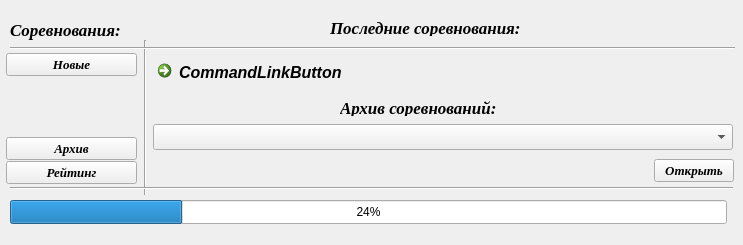
<?xml version="1.0" encoding="UTF-8"?>
<ui version="4.0">
 <class>Form</class>
 <widget class="QWidget" name="Form">
  <property name="geometry">
   <rect>
    <x>0</x>
    <y>0</y>
    <width>743</width>
    <height>245</height>
   </rect>
  </property>
  <property name="windowTitle">
   <string>Form</string>
  </property>
  <property name="autoFillBackground">
   <bool>false</bool>
  </property>
  <widget class="QCommandLinkButton" name="LinkButton">
   <property name="geometry">
    <rect>
     <x>150</x>
     <y>53</y>
     <width>591</width>
     <height>31</height>
    </rect>
   </property>
   <property name="font">
    <font>
     <family>Segoe UI</family>
     <pointsize>12</pointsize>
     <italic>true</italic>
     <strikeout>false</strikeout>
    </font>
   </property>
   <property name="text">
    <string>CommandLinkButton</string>
   </property>
  </widget>
  <widget class="QComboBox" name="comboBox">
   <property name="geometry">
    <rect>
     <x>153</x>
     <y>124</y>
     <width>580</width>
     <height>26</height>
    </rect>
   </property>
   <property name="font">
    <font>
     <family>Times New Roman</family>
     <pointsize>12</pointsize>
     <italic>true</italic>
    </font>
   </property>
   <property name="insertPolicy">
    <enum>QComboBox::InsertAtBottom</enum>
   </property>
   <property name="sizeAdjustPolicy">
    <enum>QComboBox::AdjustToMinimumContentsLengthWithIcon</enum>
   </property>
   <property name="iconSize">
    <size>
     <width>20</width>
     <height>20</height>
    </size>
   </property>
   <property name="modelColumn">
    <number>0</number>
   </property>
  </widget>
  <widget class="QLabel" name="label">
   <property name="geometry">
    <rect>
     <x>330</x>
     <y>20</y>
     <width>321</width>
     <height>16</height>
    </rect>
   </property>
   <property name="font">
    <font>
     <family>Times New Roman</family>
     <pointsize>13</pointsize>
     <weight>75</weight>
     <italic>true</italic>
     <bold>true</bold>
    </font>
   </property>
   <property name="text">
    <string>Последние соревнования:</string>
   </property>
  </widget>
  <widget class="QLabel" name="label_2">
   <property name="geometry">
    <rect>
     <x>340</x>
     <y>100</y>
     <width>291</width>
     <height>16</height>
    </rect>
   </property>
   <property name="font">
    <font>
     <family>Times New Roman</family>
     <pointsize>13</pointsize>
     <weight>75</weight>
     <italic>true</italic>
     <bold>true</bold>
    </font>
   </property>
   <property name="text">
    <string>Архив соревнований:</string>
   </property>
  </widget>
  <widget class="QLabel" name="label_3">
   <property name="geometry">
    <rect>
     <x>10</x>
     <y>20</y>
     <width>131</width>
     <height>20</height>
    </rect>
   </property>
   <property name="font">
    <font>
     <family>Times New Roman</family>
     <pointsize>13</pointsize>
     <weight>75</weight>
     <italic>true</italic>
     <bold>true</bold>
    </font>
   </property>
   <property name="text">
    <string>Соревнования:</string>
   </property>
  </widget>
  <widget class="Line" name="line">
   <property name="geometry">
    <rect>
     <x>137</x>
     <y>40</y>
     <width>16</width>
     <height>155</height>
    </rect>
   </property>
   <property name="orientation">
    <enum>Qt::Vertical</enum>
   </property>
  </widget>
  <widget class="Line" name="line_2">
   <property name="geometry">
    <rect>
     <x>10</x>
     <y>40</y>
     <width>725</width>
     <height>16</height>
    </rect>
   </property>
   <property name="orientation">
    <enum>Qt::Horizontal</enum>
   </property>
  </widget>
  <widget class="Line" name="line_3">
   <property name="geometry">
    <rect>
     <x>10</x>
     <y>180</y>
     <width>723</width>
     <height>16</height>
    </rect>
   </property>
   <property name="orientation">
    <enum>Qt::Horizontal</enum>
   </property>
  </widget>
  <widget class="QProgressBar" name="progressBar">
   <property name="geometry">
    <rect>
     <x>10</x>
     <y>200</y>
     <width>717</width>
     <height>24</height>
    </rect>
   </property>
   <property name="value">
    <number>24</number>
   </property>
  </widget>
  <widget class="QWidget" name="layoutWidget">
   <property name="geometry">
    <rect>
     <x>6</x>
     <y>53</y>
     <width>131</width>
     <height>131</height>
    </rect>
   </property>
   <layout class="QVBoxLayout" name="verticalLayout">
    <property name="spacing">
     <number>1</number>
    </property>
    <item>
     <widget class="QPushButton" name="Button_new">
      <property name="font">
       <font>
        <family>Times New Roman</family>
        <pointsize>10</pointsize>
        <weight>75</weight>
        <italic>true</italic>
        <bold>true</bold>
       </font>
      </property>
      <property name="text">
       <string>Новые</string>
      </property>
     </widget>
    </item>
    <item>
     <spacer name="verticalSpacer">
      <property name="orientation">
       <enum>Qt::Vertical</enum>
      </property>
      <property name="sizeHint" stdset="0">
       <size>
        <width>20</width>
        <height>40</height>
       </size>
      </property>
     </spacer>
    </item>
    <item>
     <widget class="QPushButton" name="Button_old">
      <property name="font">
       <font>
        <family>Times New Roman</family>
        <pointsize>10</pointsize>
        <weight>75</weight>
        <italic>true</italic>
        <bold>true</bold>
       </font>
      </property>
      <property name="text">
       <string>Архив</string>
      </property>
     </widget>
    </item>
    <item>
     <widget class="QPushButton" name="Button_R">
      <property name="font">
       <font>
        <family>Times New Roman</family>
        <pointsize>10</pointsize>
        <weight>75</weight>
        <italic>true</italic>
        <bold>true</bold>
       </font>
      </property>
      <property name="text">
       <string>Рейтинг</string>
      </property>
     </widget>
    </item>
   </layout>
  </widget>
  <widget class="QWidget" name="layoutWidget">
   <property name="geometry">
    <rect>
     <x>153</x>
     <y>150</y>
     <width>581</width>
     <height>41</height>
    </rect>
   </property>
   <layout class="QHBoxLayout" name="horizontalLayout">
    <property name="spacing">
     <number>0</number>
    </property>
    <item>
     <widget class="QLabel" name="label_4">
      <property name="sizePolicy">
       <sizepolicy hsizetype="MinimumExpanding" vsizetype="Preferred">
        <horstretch>0</horstretch>
        <verstretch>0</verstretch>
       </sizepolicy>
      </property>
      <property name="font">
       <font>
        <family>Times New Roman</family>
        <pointsize>10</pointsize>
        <weight>75</weight>
        <italic>true</italic>
        <bold>true</bold>
       </font>
      </property>
      <property name="text">
       <string/>
      </property>
     </widget>
    </item>
    <item>
     <spacer name="horizontalSpacer">
      <property name="orientation">
       <enum>Qt::Horizontal</enum>
      </property>
      <property name="sizeHint" stdset="0">
       <size>
        <width>40</width>
        <height>20</height>
       </size>
      </property>
     </spacer>
    </item>
    <item>
     <widget class="QPushButton" name="Button_open">
      <property name="font">
       <font>
        <family>Times New Roman</family>
        <pointsize>10</pointsize>
        <weight>75</weight>
        <italic>true</italic>
        <bold>true</bold>
       </font>
      </property>
      <property name="text">
       <string>Открыть</string>
      </property>
     </widget>
    </item>
   </layout>
  </widget>
 </widget>
 <resources/>
 <connections/>
</ui>
